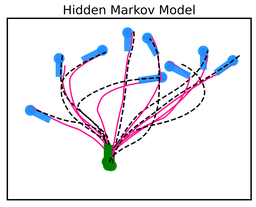
#> input picture example/comparisons/multi_reference_frames/figs/hmm.png, 256 x 207 px, shrunk from 6250 x 5061 before the run, found by its file name
$ python generate_suplot_from_load.py
#> lines starting #> are read from the running program, lines starting #| are printed output that depends on the picture; pictures that were not available may be replaced by others from this repository, and a replacement may not be noted
import matplotlib.pyplot as plt
from matplotlib.image import imread


# Load the first two plots from the image files
plot1 = imread('figs/hmm.png')
#> plot1 is the input picture: shape (207, 256, 4) float32; mean R, G, B, A 0.918, 0.912, 0.933, 1
plot2 = imread('figs/transportation.png')
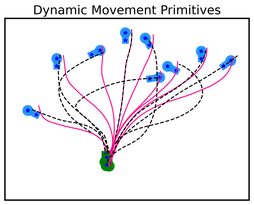
#> input picture example/comparisons/multi_reference_frames/figs/dmp.png, 254 x 205 px, shrunk from 6192 x 5003 before the run, given in place of transportation.png, which was not available
#> plot2 is the input picture: shape (205, 254, 4) float32; mean R, G, B, A 0.926, 0.918, 0.937, 1
plot3 = imread('figs/hmm_new.png')
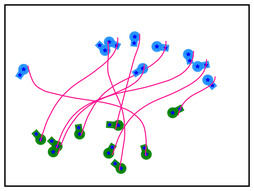
#> input picture example/comparisons/multi_reference_frames/figs/dmp_ood.png, 254 x 191 px, shrunk from 6192 x 4675 before the run, given in place of hmm_new.png, which was not available
#> plot3 is the input picture: shape (191, 254, 4) float32; mean R, G, B, A 0.933, 0.927, 0.945, 1
plot4 = imread('figs/transportation_new.png')

# Create a single subplot with the four plots in a row
plt.figure(figsize=(12, 4))  # Adjust the figure size as needed

# Plot 1
plt.subplot(2, 2, 1)
plt.imshow(plot1)
plt.axis('off')
plt.title('Plot 1')

# Plot 2
plt.subplot(2, 2, 2)
plt.imshow(plot2)
plt.axis('off')
plt.title('Plot 2')

# Plot 3
plt.subplot(2, 2, 3)
plt.imshow(plot3)
plt.axis('off')
plt.title('Plot 3')

# Plot 4
plt.subplot(2, 2, 4)
plt.imshow(plot4)
plt.axis('off')
plt.title('Plot 4')

plt.tight_layout()  # Adjust the spacing between subplots

# Display the combined subplot
plt.show()
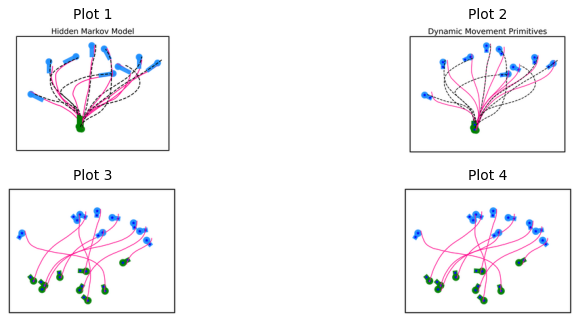
#> figure drawn by matplotlib, 4 panels
